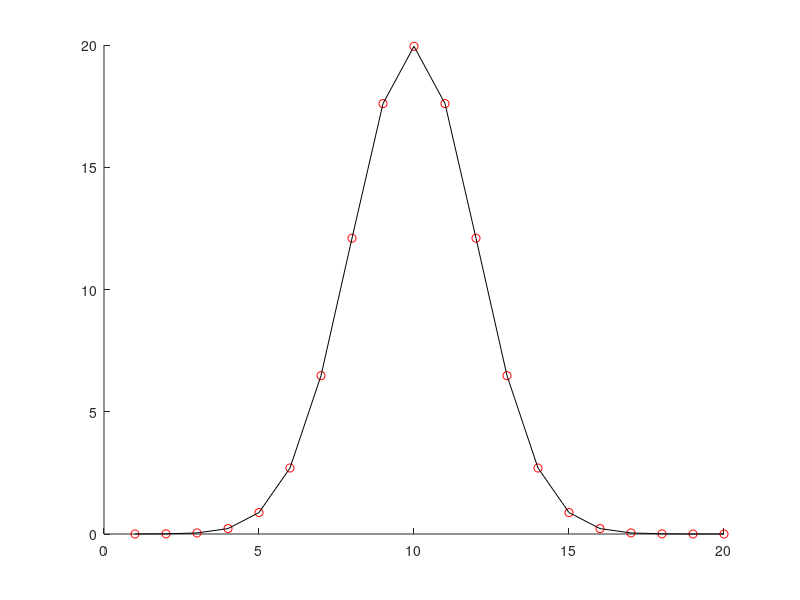

This figure's MATLAB source:
a=100;
s=2;
u=10;
x=1:20;
hold on
y=a*exp(-(1/2)*((x-u)/s).^2)./(s*sqrt(2*pi));
plot(x,y,'ro')
y1=log(y);
P=polyfit(x,y1,2)
std=1/sqrt(-2*P(1))
mean=P(2)*std*std
A=max(y)*sqrt(2*pi)*std
plot(x,(A/(std*sqrt(2*pi)))*exp((-1/2)*((x-mean)/std).^(2)),'k')
hold off